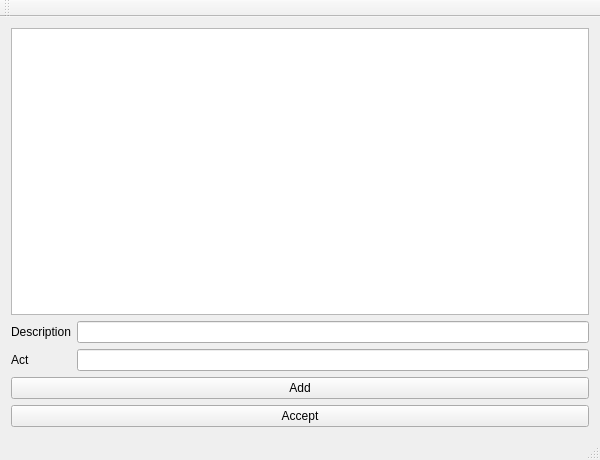
<?xml version="1.0" encoding="UTF-8"?>
<ui version="4.0">
 <class>ScreenWriting20Class</class>
 <widget class="QMainWindow" name="ScreenWriting20Class">
  <property name="geometry">
   <rect>
    <x>0</x>
    <y>0</y>
    <width>600</width>
    <height>460</height>
   </rect>
  </property>
  <property name="windowTitle">
   <string>ScreenWriting20</string>
  </property>
  <widget class="QWidget" name="centralWidget">
   <layout class="QVBoxLayout" name="verticalLayout">
    <item>
     <widget class="QTableView" name="IdeasTableView"/>
    </item>
    <item>
     <layout class="QGridLayout" name="gridLayout">
      <item row="0" column="0">
       <widget class="QLabel" name="label">
        <property name="text">
         <string>Description</string>
        </property>
       </widget>
      </item>
      <item row="0" column="1">
       <widget class="QLineEdit" name="descriptionLineEdit"/>
      </item>
      <item row="1" column="0">
       <widget class="QLabel" name="label_2">
        <property name="text">
         <string>Act</string>
        </property>
       </widget>
      </item>
      <item row="1" column="1">
       <widget class="QLineEdit" name="actLineEdit"/>
      </item>
     </layout>
    </item>
    <item>
     <widget class="QPushButton" name="addButton">
      <property name="text">
       <string>Add</string>
      </property>
     </widget>
    </item>
    <item>
     <widget class="QPushButton" name="acceptButton">
      <property name="text">
       <string>Accept</string>
      </property>
     </widget>
    </item>
   </layout>
  </widget>
  <widget class="QToolBar" name="mainToolBar">
   <attribute name="toolBarArea">
    <enum>TopToolBarArea</enum>
   </attribute>
   <attribute name="toolBarBreak">
    <bool>false</bool>
   </attribute>
  </widget>
  <widget class="QStatusBar" name="statusBar"/>
 </widget>
 <layoutdefault spacing="6" margin="11"/>
 <resources>
  <include location="ScreenWriting20.qrc"/>
 </resources>
 <connections/>
</ui>
